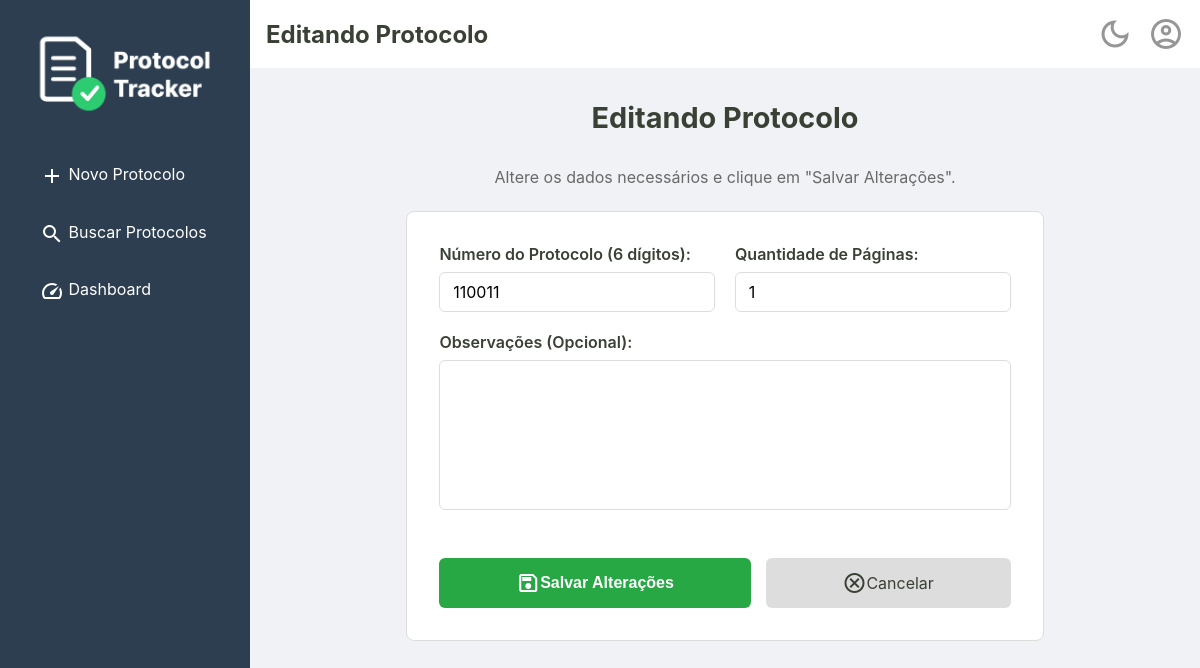
/editar?id=12079685-8d80-442b-93ab-f41f466df963 (signed in), run on an earlier commit of the app's database.
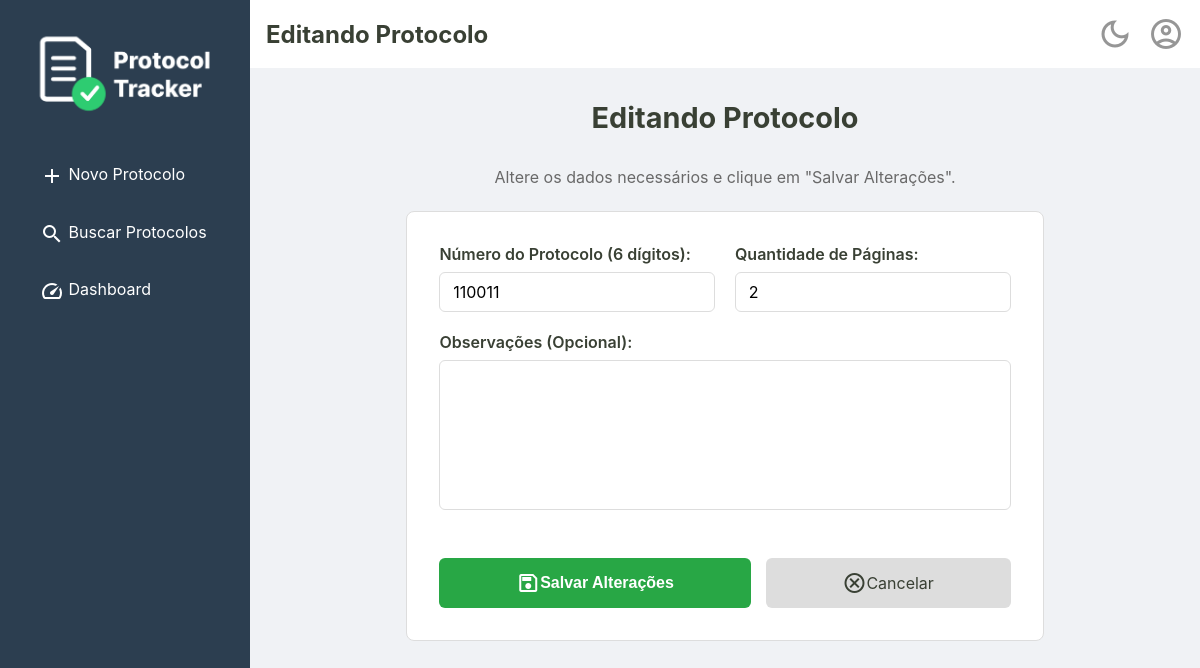
And on a later commit of the database.
### tables this page shows
CREATE TABLE protocolos (
    id TEXT PRIMARY KEY,
    id_usuario INTEGER NOT NULL,
    numero TEXT NOT NULL UNIQUE,
    quantidade_paginas INTEGER NOT NULL,
    observacoes TEXT,
    criado_em TEXT NOT NULL,
    alterado_em TEXT,
    deletado_em TEXT,
    FOREIGN KEY (id_usuario) REFERENCES usuarios (id)
  );

### src/Controller/WebController.php (called while the page is built, shortened)
<?php
class WebController {
    public function exibirFormularioEdicao()
    {
        $id = $_GET['id'] ?? null;
        $protocolo = $this->repositorio->buscaPorId($id);
        $tituloDaPagina = "Editando Protocolo";
        require __DIR__ . '/../../templates/editar.php';
    }
}

### src/Repository/ProtocoloRepositorySql.php (called while the page is built, shortened)
<?php
final class ProtocoloRepositorySql implements ProtocoloRepositoryInterface
{
    private PDO $connection;
    public function __construct(PDO $connection)
    {
        $this->connection = $connection;
    }
    public function buscaPorId(string $id): ?Protocolo
    {
        $sqlQuery = "SELECT * FROM protocolos WHERE id = :id;";
        $stmt = $this->connection->prepare($sqlQuery);
        $stmt->bindValue(':id', $id);
        $stmt->execute();
        $protocolo = $stmt->fetch();
        return Protocolo::fromArray($protocolo);
    }
}

### src/Model/Protocolo.php (called while the page is built, shortened)
<?php
class Protocolo {
    public function numero(): string {
        return $this->numero;
    }
    public function paginas(): int {
        return $this->quantidade_paginas;
    }
    public static function fromArray(array $dados): self
    {
        try {
            $criado_em = new DateTimeImmutable($dados['criado_em']);
            $alterado_em = isset($dados['alterado_em']) ? new DateTimeImmutable($dados['alterado_em']) : null;
            $deletado_em = isset($dados['deletado_em']) ? new DateTimeImmutable($dados['deletado_em']) : null;
        } catch (Exception $e) {
            throw new Exception("Falha ao criar data");
        }
        return new self(
            $dados['id'],
            $dados['id_usuario'],
            $dados['numero'],
            $dados['quantidade_paginas'],
            $criado_em,
            $dados['observacoes'] ?? null,
            $alterado_em,
            $deletado_em
        );
    }
}

### templates/editar.php (the view, shortened to what this page needs)
<?php require __DIR__ . '/_partials/_header.php'; ?>
<div class="home-container">
        <h2><?= htmlspecialchars($tituloDaPagina) ?></h2>
        <p>Altere os dados necessários e clique em "Salvar Alterações".</p>
        <form action="/editar" method="post" class="protocolo-form">
            <div class="form-row">
                <div class="form-group">
                    <label for="numero">Número do Protocolo (6 dígitos):</label>
                    <input type="text" id="numero" name="numero" value="<?= htmlspecialchars($protocolo->numero()) ?>" required maxlength="6" pattern="\d{6}">
                </div>
                <div class="form-group">
                    <label for="paginas">Quantidade de Páginas:</label>
                    <input type="number" id="paginas" name="paginas" value="<?= htmlspecialchars($protocolo->paginas()) ?>" required min="1">
                </div>
            </div>
            <div class="form-group">
                <label for="observacoes">Observações (Opcional):</label>
                <textarea id="observacoes" name="observacoes" rows="3"></textarea>
            </div>
            <div class="form-actions-edit">
                <button type="submit" class="btn-salvar"><span class="material-icons-outlined"> save</span> Salvar Alterações</button>
                <a href="/busca" class="btn-cancelar"><span class="material-icons-outlined">cancel</span> Cancelar</a>
            </div>
        </form>
    </div>
<?php require __DIR__ . '/_partials/_footer.php'; ?>

What changed in the data, as far as the page shows it:
changed protocolos: paginas "1" → "2"
